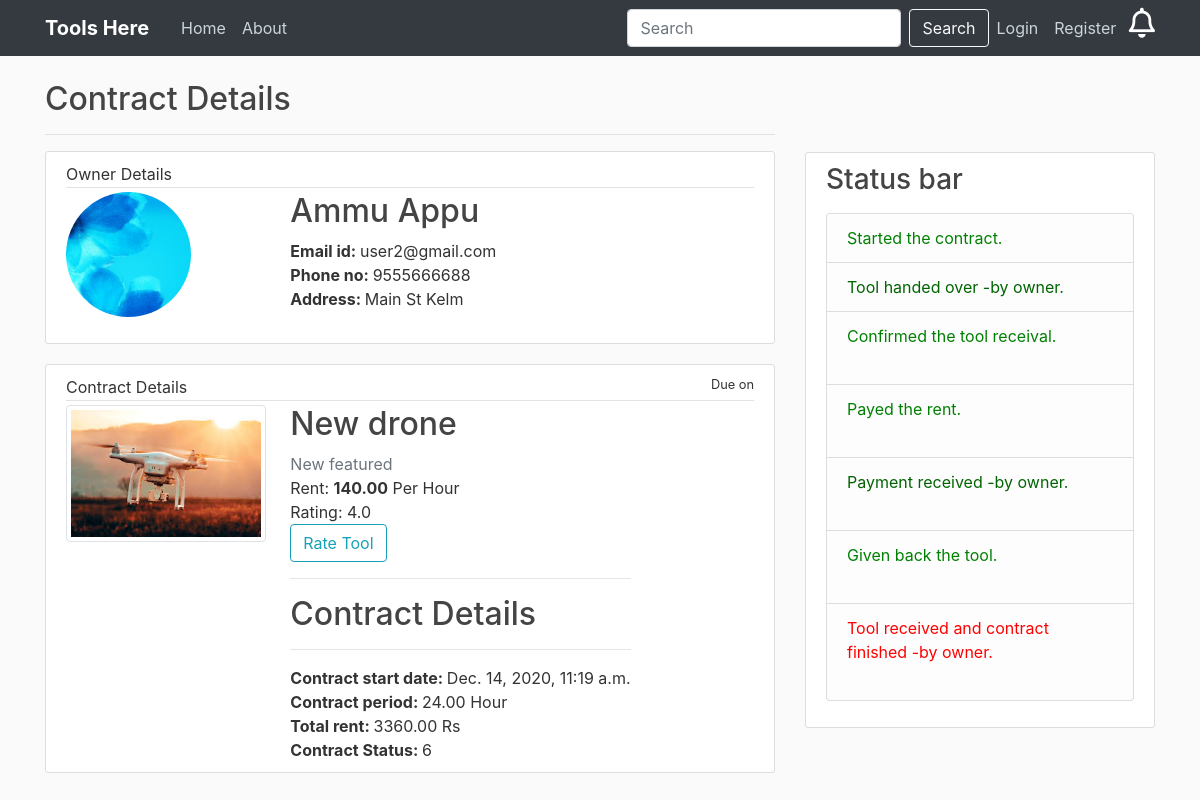
The app's page /accounts/contractdetail/4/ with its own data.
### users/models.py (models this page shows, shortened)
class Contract(models.Model):
    client = models.ForeignKey(CustomUser, on_delete=models.CASCADE, related_name='client')
    owner = models.ForeignKey(CustomUser, on_delete=models.CASCADE, related_name='owner')
    post = models.ForeignKey(Post, on_delete=models.CASCADE)
    start_date = models.DateTimeField(auto_now_add=True)
    period = models.DecimalField(decimal_places=2,max_digits=12)
    total_rent = models.DecimalField(decimal_places=2,max_digits=12)
    status = models.PositiveSmallIntegerField(default=0)

class Profile(models.Model):
    user = models.OneToOneField(CustomUser, on_delete=models.CASCADE)
    image = models.ImageField(default='default.jpg', upload_to='profile_pics')

### accounts/models.py (models this page shows)
class CustomUser(AbstractUser):
    username = None
    email = models.EmailField(_('email address'), unique=True)
    phone = models.CharField(max_length=10, null=True)
    address = models.CharField(max_length=200, null=True)
    USERNAME_FIELD = 'email'
    REQUIRED_FIELDS = []
    objects = CustomUserManager()

### home/models.py (models this page shows, shortened)
class Post(models.Model):
	tool = models.CharField(max_length=100)
	content = models.CharField(max_length=300)
	rent = models.DecimalField(decimal_places=2,max_digits=12)
	rent_type = models.CharField(max_length=100,choices=RENT_CHOICES,default=RENT_CHOICES[0][0])
	rating = models.FloatField(default=0)
	owner = models.ForeignKey(CustomUser, on_delete=models.CASCADE)
	image = models.ImageField(default='default.jpg', upload_to='tool_pics')
	available = models.BooleanField(default=False)

### users/views.py (the view)
# urls.py: path('accounts/contractdetail/<int:pk>/', user_views.ContractDetail, name='contract-detail'),
def ContractDetail(request, pk):
	if Contract.objects.filter(id=pk).exists():
		contract_data = Contract.objects.get(id=pk)
		context = {
			'object':contract_data,
		}
		return render(request,'users/contracts/contract_detail.html',context)

### users/templates/users/contracts/contract_detail.html (shortened to what this page needs)
{% extends "base.html" %}
{% block content %}
<h2>Contract Details</h2>
  <hr>
  {% ifequal object.owner request.user %}
    	<article class="media content-section">
          <div class="media-body">
            <div class="article-metadata">Client Details</div>
            <div class="row padding">
              <div class="col-md-4">
                <img class="rounded-circle account-img" src="{{ object.client.profile.image.url }}" width="200" height="200">
              </div>
              <div>
                <h2 class="article-title">{{ object.client.first_name }} {{ object.client.last_name }}</h2>
                <b>Email id: </b>{{ object.client.email }}<br>
                  <b>Phone no: </b>{{ object.client.phone }}<br>
                  <b>Address: </b>{{ object.client.address }}
              </div>
            </div>
          </div>
      </article>
  {% else %}
      <article class="media content-section">
          <div class="media-body">
            <div class="article-metadata">Owner Details</div>
            <div class="row padding">
              <div class="col-md-4">
                <img class="rounded-circle account-img" src="{{ object.owner.profile.image.url }}" width="200" height="200">
              </div>
              <div>
                <h2 class="article-title">{{ object.owner.first_name }} {{ object.owner.last_name }}</h2>
                <b>Email id: </b>{{ object.owner.email }}<br>
                  <b>Phone no: </b>{{ object.owner.phone }}<br>
                  <b>Address: </b>{{ object.owner.address }}
              </div>
            </div>
          </div>
      </article>
  {% endifequal %}
      <article class="media content-section">
          <div class="media-body">
            <div class="article-metadata d-flex justify-content-between">Contract Details
              <small>Due on </small>
            </div>
            <div class="row padding">
              <div class="col-md-4">
                <img class="img-thumbnail" src="{{ object.post.image.url }}" width="200" height="200">
              </div>
              <div>
                <h2 class="article-title">{{ object.post.tool }}</h2>
                <div class="text-muted">{{ object.post.content }}</div>
                Rent: <b>{{ object.post.rent }}</b> {{ object.post.rent_type }}<br>
                Rating: {{ object.post.rating|floatformat:1 }}<br>
                <a href="{% url 'rate-post' object.id %}" class="btn btn-outline-info">Rate Tool</a>
              <hr>
                <h2 class="article-title">Contract Details</h2><hr>
                <b>Contract start date: </b>{{ object.start_date }}<br>
                <b>Contract period: </b>{{ object.period }}
                      {% if "Hour" in object.post.rent_type %}
                        Hour
                      {% elif "Day" in object.post.rent_type %}
                        Day
                      {% elif "Week" in object.post.rent_type %}
                        Week
                      {% elif "Month" in object.post.rent_type %}
                        Month
                      {% elif "Year" in object.post.rent_type %}
                        Year
                      {% endif %}<br>
                  <b>Total rent: </b>{{ object.total_rent }} Rs<br>
                  <b>Contract Status: </b>{{ object.status }}<br>
              </div>
            </div>
          </div>
      </article>
{% endblock content %}
{% block sidebar %}
<br><br><br>
  <div class="content-section">
        <h3>Status bar</h3>
            <p class='text-muted'>
              <ul class="list-group">
                  {% ifequal object.owner request.user %}
                    <li class="list-group-item list-group-item-light">
                      <div style="color:green;">Contract has started -by client. </div>
                    </li>
                    {% if object.status >= 1 %}
                      <li class="list-group-item list-group-item-light">
                        <div style="color:darkgreen;">I handed over the tool. </div>
                      </li>
                    {% endif %}
                    {% if object.status >= 2 %}
                      <li class="list-group-item list-group-item-light">
                        <div style="color:green;">Tool receival confirmed -by client. </div><br>
                      </li>
                    {% endif %}
                    {% if object.status >= 3 %}
                      <li class="list-group-item list-group-item-light">
                        <div style="color:green;">Payment done -by client. </div><br>
                      </li>
                    {% endif %}
                    {% if object.status >= 4 %}
                      <li class="list-group-item list-group-item-light">
                        <div style="color:darkgreen;">Payment received. </div><br>
                      </li>
                    {% endif %}
                    {% if object.status >= 5 %}
                      <li class="list-group-item list-group-item-light">
                        <div style="color:green;">Tool given back -by client. </div><br>
                      </li>
                    {% endif %}
                    {% if object.status == 6 %}
                      <li class="list-group-item list-group-item-light">
                        <div style="color:red;">Tool received and contract finished. </div><br>
                      </li>
                    {% endif %}
                    {% if object.status == 0 %}
                      Check the profile of the client when the client approaches for the tool.Then you can hand over the tool and wait for the client to approve that they got the tool.
                      <br><a href="{% url 'status1' object.id %}" class="btn btn-info">Tool Handed over</a>
                    {% elif object.status == 1 %}
                      <div style="color:red;">Tool handover not confirmed by the client. </div>If you have handed over the tool make sure the client confirmed it.
                    {% elif object.status == 2 %}
                      After the tool receival client must pay rent.
                    {% elif object.status == 3 %}
                      If you received the payment, confirm it.
                      <br><a type="submit" href="{% url 'status4' object.id %}" class="btn btn-info">Payment received</a>
                    {% elif object.status == 4 %}
                      Check the due date/time. On due date/time go and bring back the tool.
                      <br><a type="submit" href="{% url 'status6' object.id %}" class="btn btn-danger">Tool received. Finish contract.</a>
                    {% elif object.status == 5 %}
                      If you have received the tool, then confirm it and finish the contract.
                      <br><a type="submit" href="{% url 'status6' object.id %}" class="btn btn-danger">Tool received. Finish contract.</a>
                    {% endif %}
                  {% else %}
                    <li class="list-group-item list-group-item-light">
                      <div style="color:green;">Started the contract. </div>
                    </li>
                    {% if object.status >= 1 %}
                      <li class="list-group-item list-group-item-light">
                        <div style="color:darkgreen;">Tool handed over -by owner. </div>
                      </li>
                    {% endif %}
                    {% if object.status >= 2 %}
                      <li class="list-group-item list-group-item-light">
                        <div style="color:green;">Confirmed the tool receival. </div><br>
                      </li>
                    {% endif %}
                    {% if object.status >= 3 %}
                      <li class="list-group-item list-group-item-light">
                        <div style="color:green;">Payed the rent. </div><br>
                      </li>
                    {% endif %}
                    {% if object.status >= 4 %}
                      <li class="list-group-item list-group-item-light">
                        <div style="color:darkgreen;">Payment received -by owner. </div><br>
                      </li>
                    {% endif %}
                    {% if object.status >= 5 %}
                      <li class="list-group-item list-group-item-light">
                        <div style="color:green;">Given back the tool. </div><br>
                      </li>
                    {% endif %}
                    {% if object.status == 6 %}
                      <li class="list-group-item list-group-item-light">
                        <div style="color:red;">Tool received and contract finished -by owner. </div><br>
                      </li>
                    {% endif %}
                  {% endifequal %}
              </ul>
            </p>
    </div>
    </div>
{% endblock sidebar %}

### tools2/static/home/main.css (style rules this page uses)
body { background: #fafafa; color: #333333; margin-top: 5rem; }
h1, h2, h3, h4, h5, h6 { color: #444444; }
ul { margin: 0; }
.content-section { background: #ffffff; padding: 10px 20px; border: 1px solid #dddddd; border-radius: 3px; margin-bottom: 20px; }
.article-title { color: #444444; }
.article-metadata { padding-bottom: 1px; margin-bottom: 4px; border-bottom: 1px solid #e3e3e3 }
.account-img { height: 125px; width: 125px; margin-right: 20px; margin-bottom: 16px; }

### records on screen
Contract: owner.profile.image (picture), owner.first_name "Ammu", owner.last_name "Appu", owner.email "user2@gmail.com", owner.phone "9555666688", owner.address "Main St Kelm", post.image (picture), post.tool "New drone", post.content "New featured", post.rent "140.00", post.rent_type "Per Hour", post.rating "4.0", start_date "Dec. 14, 2020, 11:19 a.m.", period "24.00", total_rent "3360.00", status "6"
